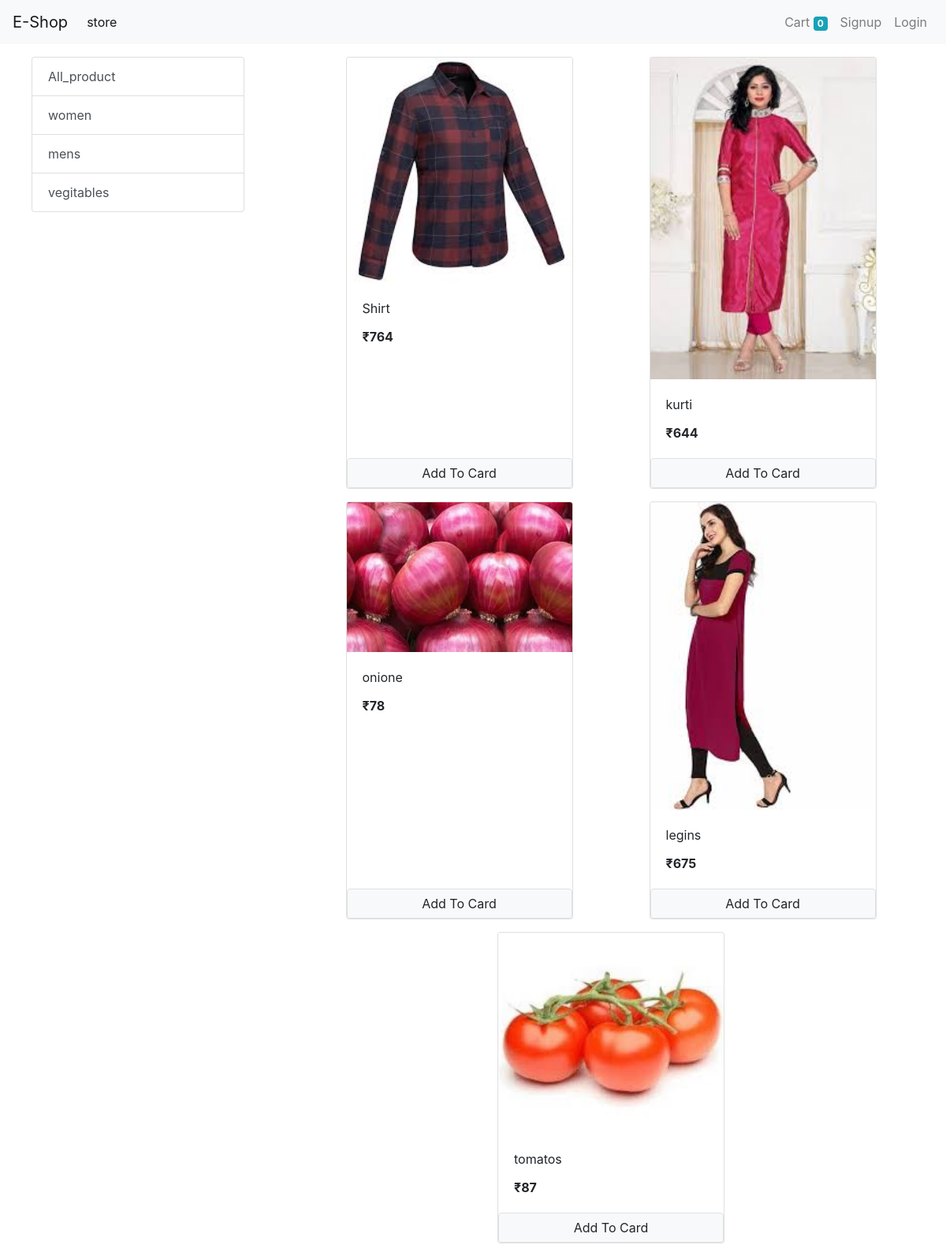
The page / on the database its author committed.
### store/models/category.py (models this page shows, shortened)
class Category(models.Model):
    name = models.CharField(max_length=20)
    @staticmethod
    def get_all_categories():
        return Category.objects.all()

### store/models/product.py (models this page shows, shortened)
class Product(models.Model):
    name = models.CharField(max_length=50) #not null default
    price = models.IntegerField(default=0)
    category = models.ForeignKey(Category , on_delete=models.CASCADE , default=1)
    description = models.CharField(max_length=200,default='',null=True,blank='')
    image = models.ImageField(upload_to='uploads/products/')
    @staticmethod
    def get_all_products():
        return Product.objects.all()

### store/views/home.py (the view, shortened to what this page needs)
# urls.py: path('', home.Index.as_view(), name='homepage'),
class Index(View):
    def get(self, request):
        cart=request.session.get('cart')
        if not cart:
            request.session.cart={}
        products = None
        categories = Category.get_all_categories()
        categoryID = request.GET.get('category')
        if categoryID:
            products = Product.get_all_products_by_categoryid(categoryID)
        else:
            products = Product.get_all_products()
        data = {}
        data['products'] = products
        data['categories'] = categories
        return render(request, 'index.html', data)

### store/templatetags/cart.py (called while the page is built)
@register.filter(name='is_in_cart')
def is_in_cart(product,cart):
    keys = cart.keys()
    for id in keys:
        if int(id) == product.id:
            return True
    return False

### store/templatetags/custom_filter.py (called while the page is built)
@register.filter(name='currency')
def currency(number):
    return "₹"+str(number)

### store/templates/index.html (shortened to what this page needs)
    {% extends 'base.html' %}
    {% block content %}
    {% load cart %}
    {% load custom_filter %}
    <div class='container-fluid mt-3'>
    <div class="row">
        <div class='col-lg-3 mx-auto'>
            <div class="list-group">
                <a href="/" class="list-group-item list-group-item-action ">All_product</a>
                {% for category in categories %}
                <a href="/?category={{category.id}}" class="list-group-item list-group-item-action ">{{category.name}}</a>
                {% endfor %}
            </div>
        </div>
    <div id='products' class='col-lg-8 mx-auto'>
        <div class="row mx-auto">
            {% for product in products %}
        <div class="card mx-auto mb-3" id='{{product.id}}' style="width: 18rem;">
            <img class="card-img-top" src="{{product.image.url}}"  alt="...">
            <div class="card-body">
              <p class="card-title">{{product.name}}</p>
              <p class="card-text"><b>{{product.price|currency}}</b></p>
            </div>
            <div class="cart footer p-0 no-gutters">
                {% if product|is_in_cart:request.session.cart %}
                <div class="row no-gutters">
                    <form action="/#{{product.id}}" class="col-2" method="post">
                        {% csrf_token %}
                    <input hidden type="text" name = "product" value="{{product.id}}">
                    <input hidden type="text" name = "remove" value="True">
                    <input type="submit" value=" - " class="btn btn-block btn-secondary">
                    </form>
                    <div class="text-center col">{{product|cart_quantity:request.session.cart}} in cart</div>
                    <form action="/#{{product.id}}" class="col-2" method="post">
                        {% csrf_token %}
                    <input hidden type="text" name = "product" value="{{product.id}}">
                    <input type="submit" value=" + " class="btn btn-block btn-secondary">
                    </form>
                </div>
                {% else %}
                <form action="/#{{product.id}}" method="POST" class="btn-block">
                    <input type="submit" class="floate-right btn btn-light border btn-sn form-control" value="Add To Card">
                  </form>
                {% endif %}
            </div>
        </div>
            {% endfor %}
         </div>
    </div>
{% endblock %}

### store/templates/base.html (shortened to what this page needs)
<!doctype html>
<html lang="en">
  <head>
    <link rel="stylesheet" href="https://stackpath.bootstrapcdn.com/bootstrap/4.5.2/css/bootstrap.min.css"
>
  </head>
  <body>
     <nav class="navbar navbar-expand-lg navbar-light bg-light">
        <a class="navbar-brand" href="/">E-Shop</a>
        <div class="collapse navbar-collapse" id="navbarSupportedContent">
          <ul class="navbar-nav mr-auto">
            <li class="nav-item active">
              <a class="nav-link" href="#">store <span class="sr-only">(current)</span></a>
            </li>
        </ul>
          <ul class="navbar-nav my-2 my-lg-0">
            <li class="nav-item ">
              <a class="nav-link" href="/cart">Cart
                <span class="badge badge-info">{{request.session.cart.keys|length}}</span>
                <span class="sr-only">(current)</span></a>
            </li>
            {% if request.session.customer %}
            <li class="nav-item ">
              <a class="nav-link" href="/orders">Orders <span class="sr-only">(current)</span></a>
            </li>
            <li class="nav-item ">
              <a class="nav-link" href="/logout">Logout <span class="sr-only">(current)</span></a>
            </li>
            {% else %}
            <li class="nav-item ">
                <a class="nav-link" href="signup">Signup <span class="sr-only">(current)</span></a>
              </li>
            <li class="nav-item ">
                <a class="nav-link" href="/login">Login <span class="sr-only">(current)</span></a>
            </li>
            {% endif %}
          </ul>
        </div>
      </nav>
      {% block content %}
      {% endblock %}
    </body>
</html>

### rows shown on the page
Category: name "women"
Category: name "mens"
Category: name "vegitables"
Product: {{ product.id }} 1 (drawn), image (picture), name "Shirt", price "₹764"
Product: image (picture), name "kurti", price "₹644"
Product: image (picture), name "onione", price "₹78"
Product: image (picture), name "legins", price "₹675"
Product: image (picture), name "tomatos", price "₹87"

### other values the page prints
{{ request.session.cart.keys|length }} "0"
